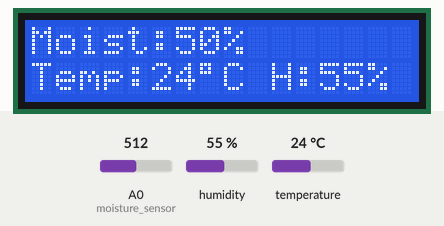
Recording of a sketch running on a simulated Arduino Uno, built with avr-gcc and run on an emulated ATmega328P. Shown: 16×2 character LCD. The test bench sets the inputs (shaded band); at power-on: humidity 55 %, A0 (moisture_sensor) = 512, temperature 24 °C. The modem accepts every AT command (registered, SIM ready, sends succeed) and sends nothing else; what the sketch prints to the serial monitor is not drawn.

Above: at 5.7 s.
5.8 s: humidity set to 22 %
At 17.2 s:
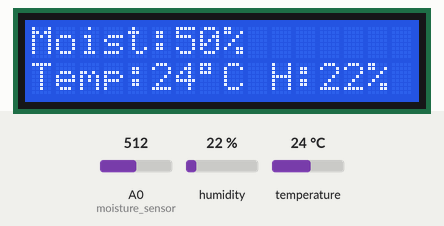
27.2 s: A0 (moisture_sensor) set to 716
At 33.4 s:
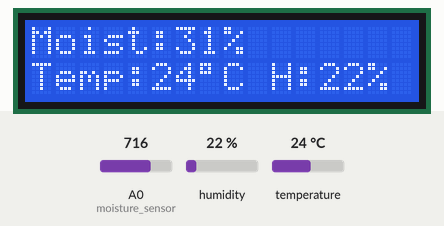
37.1 s: temperature set to 12 °C
At 45.4 s:
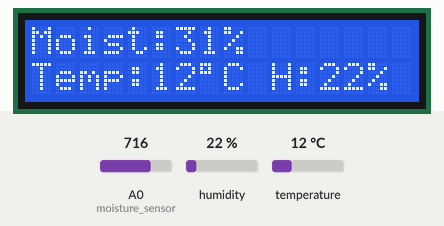
48.9 s: A0 (moisture_sensor) set to 900
At 60.4 s:
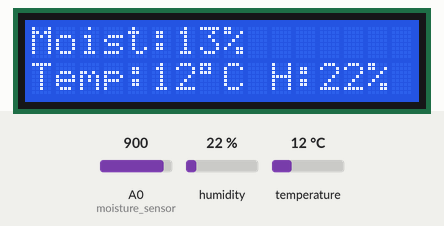
61.6 s: humidity set to 40 %
At 72.3 s:
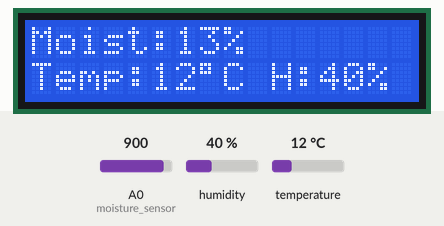
Timing chart, 0 to 73.8 s (numbered marks = the images above; inputs shaded):
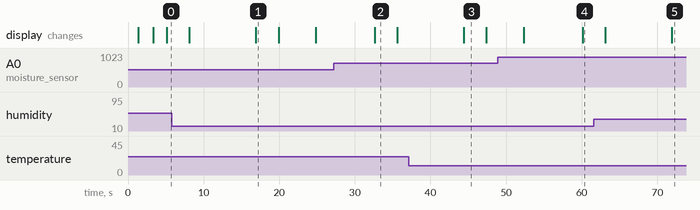

The sketch:

master.ino
```cpp
#include <SPI.h>
#include <DHT11.h>
#include <SoftwareSerial.h>
#include <LiquidCrystal.h>

// Pin definitions
#define moisture_sensor A0
#define DHT11PIN A1
#define RX 2 // TX of esp8266 is connected with Arduino pin 2
#define TX 3 // RX of esp8266 is connected with Arduino pin 3
#define SS_PIN 10  // Default SS pin for Arduino UNO

// LCD setup
const int rs = 7, en = 6, d4 = 5, d5 = 8, d6 = 9, d7 = 4;
LiquidCrystal lcd(rs, en, d4, d5, d6, d7);

// DHT11 setup
DHT11 dht11(DHT11PIN);

// WiFi and ThingSpeak setup
int countTrueCommand;
int countTimeCommand;
boolean found = false;
boolean wifiConnected = false;
String WIFI_SSID = "Mad Speed 2.4";     // WIFI NAME
String WIFI_PASS = "#include<iostream>2.4";  // WIFI PASSWORD
String API = "SOTAPNNX6ZWZ9LIA";     // Write API KEY
String HOST = "api.thingspeak.com";
String PORT = "80";
SoftwareSerial esp8266(RX, TX);

// Sensor variables
int moisture_level;
int temperature;
int humidity;
int rain_value = 0;     // From slave
int gas_value = 0;      // From slave
int light_value = 0;    // From slave
bool sendDataSuccessful = false;
unsigned long lastThingSpeakUpdateTime = 0;
const unsigned long thingSpeakUpdateInterval = 20000; // 20 seconds between updates

void setup() {
  Serial.begin(9600);
  esp8266.begin(115200);

  // Initialize LCD
  lcd.begin(16, 2);
  lcd.print("Initializing...");

  // Initialize SPI as master
  SPI.begin();
  pinMode(SS_PIN, OUTPUT);
  digitalWrite(SS_PIN, HIGH);  // Deselect slave initially

  // Connect to WiFi
  lcd.clear();
  lcd.print("Connecting WiFi");
  wifiConnected = connectWiFi();

  if (wifiConnected) {
    Serial.println("WiFi connected successfully!");
    lcd.clear();
    lcd.setCursor(0, 0);
    lcd.print("WiFi Connected!");
    delay(2000);
  } else {
    Serial.println("Failed to connect to WiFi!");
    lcd.clear();
    lcd.setCursor(0, 0);
    lcd.print("WiFi Connection");
    lcd.setCursor(0, 1);
    lcd.print("Failed!");
    delay(2000);
  }

  Serial.println("Master initialized - System ready");
  lcd.clear();
  lcd.print("System ready");
  delay(1000);
}

void loop() {
  // Read local sensors
  int rawMoisture = analogRead(moisture_sensor);
  moisture_level = map(constrain(rawMoisture, 0, 1023), 0, 1023, 100, 0);  // Convert to percentage (inverted)

  // Read temperature and humidity from DHT11
  int dht_result = dht11.readTemperatureHumidity(temperature, humidity);

  // Get sensor data from slave
  readSlaveData();

  // Print sensor values
  Serial.println("\n--- Sensor Readings ---");
  if (dht_result == 0) {  // DHT11 read successful
    Serial.print("Temperature: ");
    Serial.print(temperature);
    Serial.print("°C | Humidity: ");
    Serial.print(humidity);
    Serial.println("%");
  } else {
    Serial.println("DHT11 reading failed");
  }

  Serial.print("Soil Moisture: ");
  Serial.print(moisture_level);
  Serial.println("%");

  Serial.print("Rain Level: ");
  Serial.print(rain_value);
  Serial.println("%");

  Serial.print("Gas Level: ");
  Serial.print(gas_value);
  Serial.println("%");

  Serial.print("Light Level: ");
  Serial.print(light_value);
  Serial.println("%");

  // Send moisture level to slave
  sendMoistureToSlave();

  // Update LCD with sensor data (rotating display)
  updateLCD();

  // Send data to ThingSpeak at appropriate intervals
  unsigned long currentMillis = millis();
  if (currentMillis - lastThingSpeakUpdateTime >= thingSpeakUpdateInterval) {
    sendToThingSpeak();
    lastThingSpeakUpdateTime = currentMillis;
  }

  delay(5000);  // Main loop delay
}

void readSlaveData() {
  byte receivedData;
  int retries = 0;
  const int maxRetries = 3;
  bool success = false;

  while (!success && retries < maxRetries) {
    // Request data from slave
    digitalWrite(SS_PIN, LOW);  // Select slave
    delay(20);  // Give slave time to prepare

    // Send command to request data (0xFF)
    SPI.transfer(0xFF);
    delay(20);  // Wait for slave to process

    // Read rain value
    receivedData = SPI.transfer(0xFE);  // Send next data request
    byte tempRainValue = receivedData;
    delay(20);

    // Read gas value
    receivedData = SPI.transfer(0xFE);  // Send next data request
    byte tempGasValue = receivedData;
    delay(20);

    // Read light value
    receivedData = SPI.transfer(0xFE);  // Send next data request
    byte tempLightValue = receivedData;

    digitalWrite(SS_PIN, HIGH);  // Deselect slave

    // Validate received data
    if (tempRainValue <= 100 && tempGasValue <= 100 && tempLightValue <= 100) {
      rain_value = tempRainValue;
      gas_value = tempGasValue;
      light_value = tempLightValue;
      success = true;

      Serial.println("Data received from slave:");
      Serial.println("Rain: " + String(rain_value) + "%, Gas: " + String(gas_value) + "%, Light: " + String(light_value) + "%");
    } else {
      Serial.println("Invalid data received, retry " + String(retries + 1));
      retries++;
      delay(100);  // Wait before retry
    }
  }

  if (!success) {
    Serial.println("Failed to get valid data from slave after " + String(maxRetries) + " retries");
    // Keep the last valid values
  }
}

void sendMoistureToSlave() {
  digitalWrite(SS_PIN, LOW);  // Select slave
  delay(20);
  SPI.transfer(moisture_level);  // Send moisture level
  delay(20);
  digitalWrite(SS_PIN, HIGH);  // Deselect slave
  Serial.println("Sent moisture level to slave: " + String(moisture_level) + "%");
}

void updateLCD() {
  // First screen: Moisture and Temperature
  lcd.clear();
  lcd.setCursor(0, 0);
  lcd.print("Moist:");
  lcd.print(moisture_level);
  lcd.print("%");
  lcd.setCursor(0, 1);
  lcd.print("Temp:");
  lcd.print(temperature);
  lcd.print((char)223);
  lcd.print("C");
  lcd.setCursor(10, 1);
  lcd.print("H:");
  lcd.print(humidity);
  lcd.print("%");
  delay(3000);

  // Second screen: Rain and Gas
  lcd.clear();
  lcd.setCursor(0, 0);
  lcd.print("Rain:");
  lcd.print(rain_value);
  lcd.print("%");
  lcd.setCursor(0, 1);
  lcd.print("Gas:");
  lcd.print(gas_value);
  lcd.print("%");
  lcd.setCursor(10, 1);
  lcd.print("L:");
  lcd.print(light_value);
  lcd.print("%");
  delay(3000);
}

void sendToThingSpeak() {
  // Format data string for ThingSpeak with all 6 fields
  String getData = "GET /update?api_key=" + API +
                  "&field1=" + moisture_level +
                  "&field2=" + temperature +
                  "&field3=" + humidity +
                  "&field4=" + rain_value +
                  "&field5=" + light_value +
                  "&field6=" + gas_value;

  Serial.println("Sending data to ThingSpeak with all fields:");
  Serial.println("Moisture: " + String(moisture_level) + "%");
  Serial.println("Temperature: " + String(temperature) + "°C");
  Serial.println("Humidity: " + String(humidity) + "%");
  Serial.println("Rain: " + String(rain_value) + "%");
  Serial.println("Light: " + String(light_value) + "%");
  Serial.println("Gas: " + String(gas_value) + "%");
  Serial.println("API string: " + getData);

  // Establish TCP connection
  sendCommand("AT+CIPMUX=1", 5, "OK");
  sendCommand("AT+CIPSTART=0,\"TCP\",\"" + HOST + "\"," + PORT, 15, "OK");

  // Send data
  sendCommand("AT+CIPSEND=0," + String(getData.length() + 10), 4, ">");
  esp8266.println(getData);
  delay(1500);

  // Close connection
  countTrueCommand++;
  sendDataSuccessful = sendCommand("AT+CIPCLOSE=0", 5, "OK");

  if (sendDataSuccessful) {
    Serial.println("Data sent successfully to ThingSpeak!");
    Serial.println("***********************");
    lcd.clear();
    lcd.setCursor(0, 0);
    lcd.print("ThingSpeak Update");
    lcd.setCursor(0, 1);
    lcd.print("   Successful!   ");
    delay(2000);
  } else {
    Serial.println("Failed to send data. Check connection.");
    lcd.clear();
    lcd.setCursor(0, 0);
    lcd.print("ThingSpeak Update");
    lcd.setCursor(0, 1);
    lcd.print("     Failed!     ");
    delay(2000);

    // If sending failed, try to reconnect WiFi
    if (!wifiConnected) {
      lcd.clear();
      lcd.print("Reconnecting WiFi");
      wifiConnected = connectWiFi();
    }
  }
}

bool connectWiFi() {
  // Reset the ESP8266 before connecting
  sendCommand("AT+RST", 10, "ready");
  delay(1000);

  if (sendCommand("AT", 5, "OK")) {
    Serial.println("ESP8266 responded");
    if (sendCommand("AT+CWMODE=1", 5, "OK")) {
      Serial.println("ESP8266 set to station mode");
      if (sendCommand("AT+CWJAP=\"" + WIFI_SSID + "\",\"" + WIFI_PASS + "\"", 20, "OK")) {
        Serial.println("Connected to WiFi");
        // Get IP address for verification
        sendCommand("AT+CIFSR", 5, "OK");
        return true;
      }
    }
  }
  return false;
}

bool sendCommand(String command, int maxTime, char readReplay[]) {
  countTimeCommand = 0;
  found = false;

  Serial.print("Sending command: ");
  Serial.println(command);

  while (countTimeCommand < (maxTime * 1)) {
    esp8266.println(command);
    if (esp8266.find(readReplay)) {
      found = true;
      break;
    }
    countTimeCommand++;
    delay(1000);
  }

  if (found) {
    Serial.println("Command successful");
    countTrueCommand++;
    countTimeCommand = 0;
    found = false;
    return true; // Command executed successfully
  }
  else {
    Serial.println("Command failed");
    countTrueCommand = 0;
    countTimeCommand = 0;
    found = false;
    return false; // Command execution failed
  }
}
```

Measured:
- after the input at 37.1 s, the display: changes after 7.3 s (image 3)
- after the input at 61.6 s, the display: first differs from a run without the input after 10.3 s (image 5)
- what the display in image 1 shows lasts 3.0 s, from 16.9 s to 19.9 s
